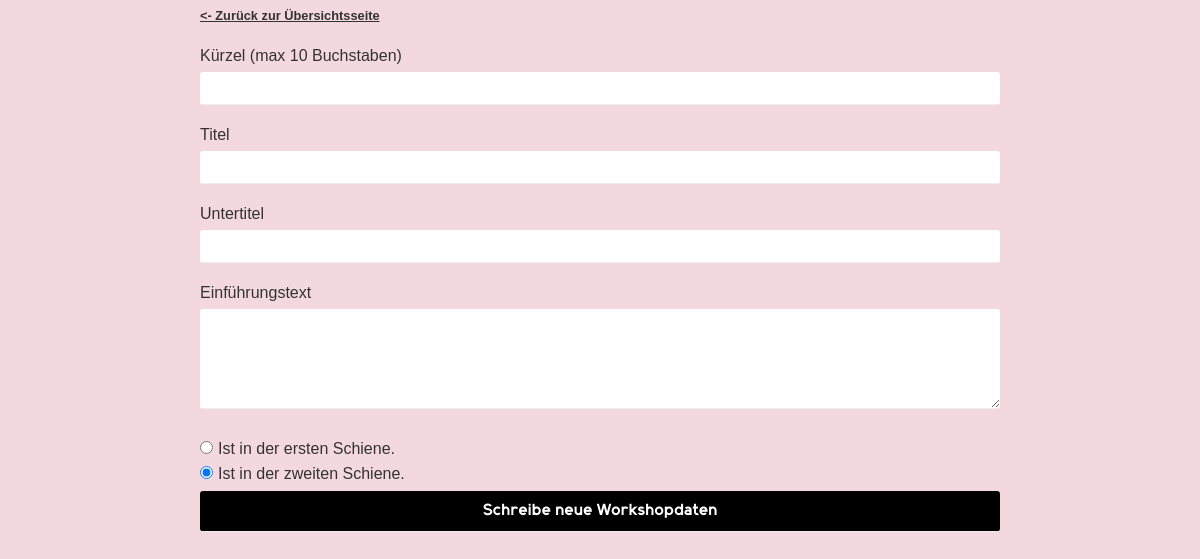
The app's page /datenbank/workshop.php?kuerzel=TBA1, older data.
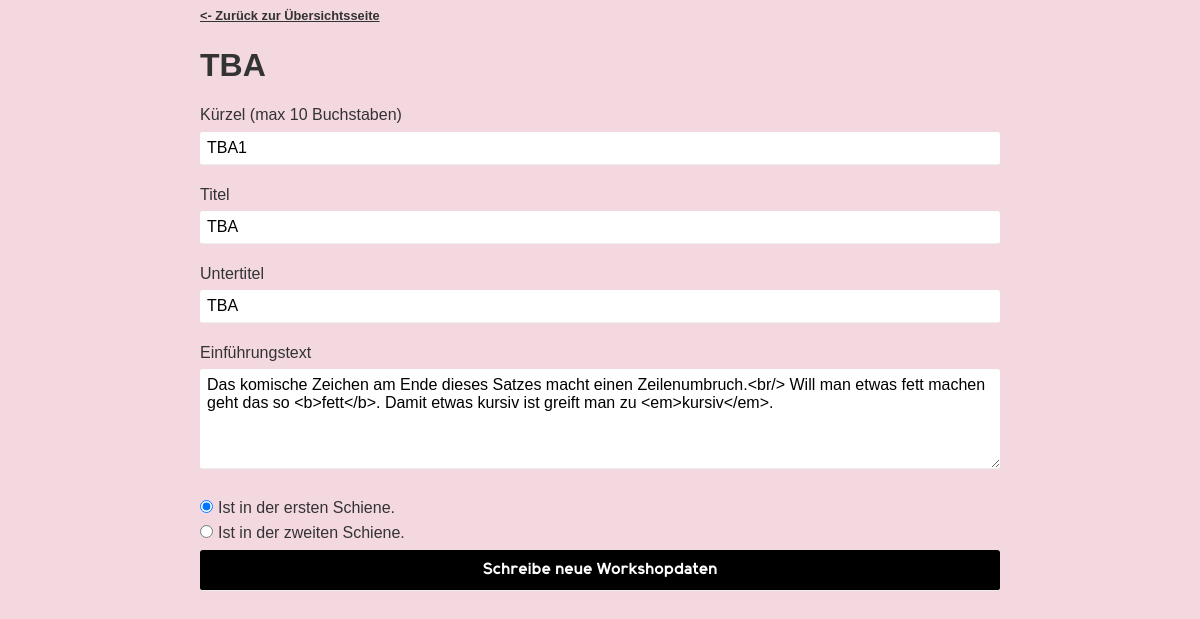
The same page, newer data.
### tables this page shows
CREATE TABLE workshops (
	titel VARCHAR(255) NOT NULL,
	untertitel VARCHAR(255),
	einfuehrungstext VARCHAR(2500) NOT NULL,
	kuerzel VARCHAR(10) NOT NULL,
	ist_erste_schiene BOOLEAN NOT NULL,
	ist_zweite_schiene BOOLEAN NOT NULL,

	CONSTRAINT erste_oder_zweite_schiene CHECK (ist_erste_schiene XOR ist_zweite_schiene)
);

### datenbank/workshop.php (the view, shortened to what this page needs)
<!DOCTYPE HTML>
<html>
<head>
	<link rel="stylesheet" href="../css/style.css" type="text/css" />
</head>
<body>
  <?php
    include("../mysql/connect.php");
    $kuerzel = $_GET["kuerzel"];
		$stmt = $conn->prepare("SELECT * FROM workshops WHERE kuerzel = ?");
		mysqli_stmt_bind_param($stmt, "s", $kuerzel);
		$stmt->execute();
		$workshop = $stmt->get_result()->fetch_assoc();
  ?>
	<main>
		<article class="anmeldungen">
			<a href="../datenbank/index.php" style="font-size: 0.8em"><- Zurück zur Übersichtsseite</a>
			<h1><?php echo $workshop["titel"]; ?></h1>
    	<form action="./schreibe_workshop.php?kuerzel=<?php echo $kuerzel;?>" method="post" target="_BLANK">
			<?php
				echo "<label>Kürzel (max 10 Buchstaben)</label><input type='text' maxlength='10' name='kuerzel' value='" . $workshop["kuerzel"] . "' required />";
				echo "<label>Titel</label><input type='text' name='titel' value='" . $workshop["titel"] . "' required />";
				echo "<label>Untertitel</label><input type='text' name='untertitel' value='" . $workshop["untertitel"] . "' />";
				echo "<label>Einführungstext</label><textarea name='einfuehrungstext' rows=5 required >" . $workshop["einfuehrungstext"] . "</textarea>";
				if (boolval($workshop["ist_erste_schiene"])) {
					echo "<input type='radio' name='schiene' value='1' id='ist_erste_schiene' checked required /><label>Ist in der ersten Schiene.</label><br />";
					echo "<input type='radio' name='schiene' value='2' id='ist_zweite_schiene' required /><label>Ist in der zweiten Schiene.</label>";
				} else {
					echo "<input type='radio' name='schiene' value='1' id='ist_erste_schiene' required /><label>Ist in der ersten Schiene.</label><br />";
					echo "<input type='radio' name='schiene' value='2' id='ist_zweite_schiene' checked required /><label>Ist in der zweiten Schiene.</label>";
				}
			?>
      <input type="submit" value="Schreibe neue Workshopdaten">
    </form>
		</article>
	</main>
</body>
</html>

Row changes from the older to the newer data that the page shows:
added workshops: titel "TBA", kuerzel "TBA1", untertitel "TBA", einfuehrungstext "Das komische Zeichen am Ende dieses Satzes macht einen Zeilenumbruch.<br/> Will man etwas fett machen geht das so <b>fett</b>. Damit etwas kursiv ist greift man zu <em>kursiv</em>."
Text that changed along with them:
form field schiene: (not shown) → "☑"
form field schiene: (not shown) → "☐"
form field schiene: "☐" → (not shown)
form field schiene: "☑" → (not shown)
